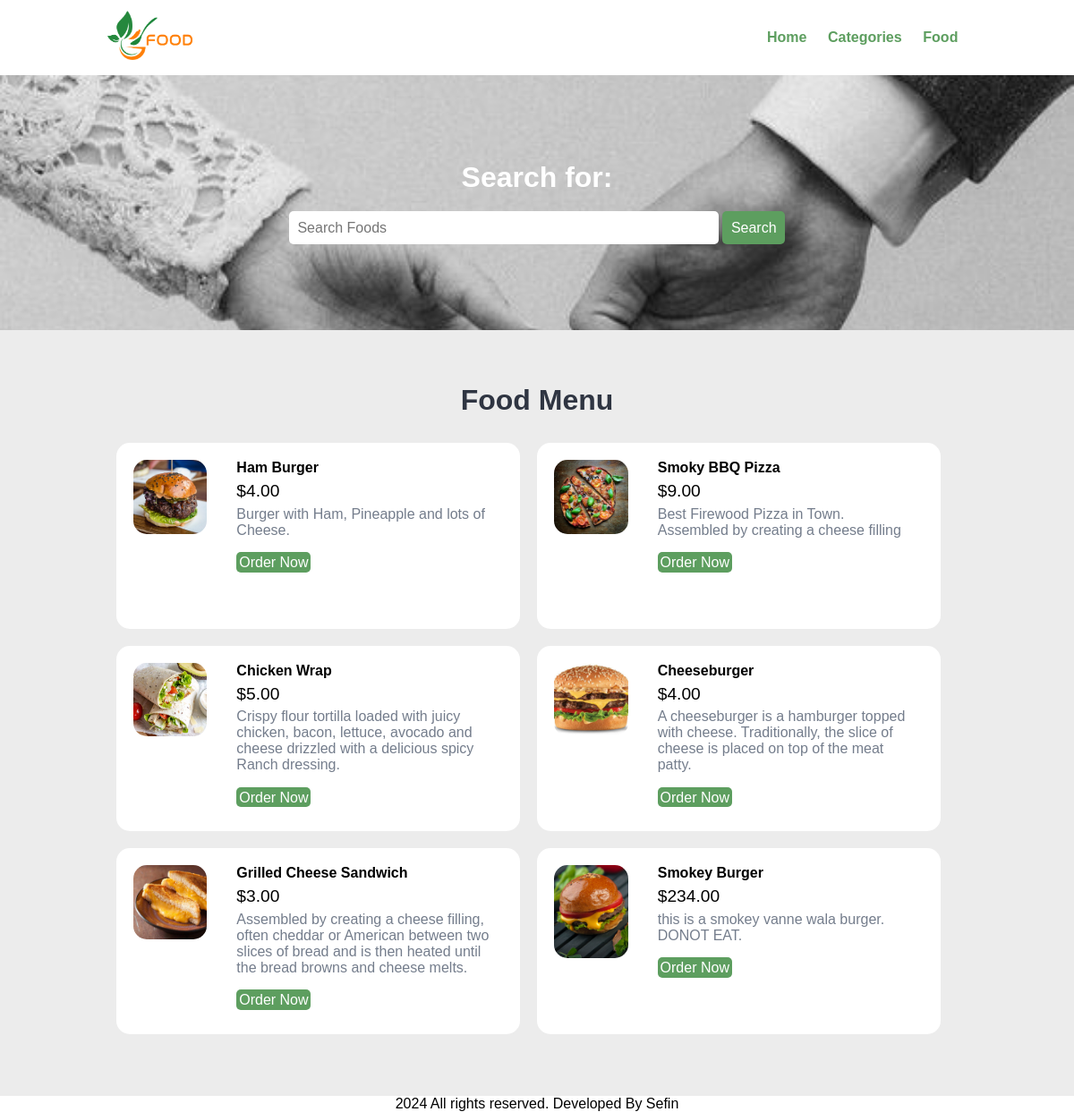
The page /food-search.php on the database its author committed.
### tables this page shows
CREATE TABLE `tbl_food` (
  `id` int(10) UNSIGNED NOT NULL,
  `title` varchar(100) NOT NULL,
  `description` text NOT NULL,
  `price` decimal(10,2) NOT NULL,
  `image_name` varchar(255) NOT NULL,
  `category_id` int(10) UNSIGNED NOT NULL,
  `featured` varchar(10) NOT NULL,
  `active` varchar(10) NOT NULL
);

### food-search.php (the view, shortened to what this page needs)
<?php include('partials-front/menu.php'); ?>
<section class="food-search text-center">
    <div class="container">
        <?php
            $search = $_POST['search'];
        ?>
        <h2><a href="#" class="text-white">Search for:</a></h2>
         <form action="<?php echo SITEURL; ?>food-search.php" method="POST">
            <input type="search" name="search" placeholder="Search Foods" required value="<?php echo $search; ?>">
            <input type="submit" name="submit" value="Search" class="btn btn-primary">
        </form>
    </div>
</section>
<section class="food-menu">
    <div class="container">
        <h2 class="text-center">Food Menu</h2>
        <?php
            $sql = "SELECT * FROM tbl_food WHERE title LIKE '%$search%' OR description LIKE '%$search%'";
            $res = mysqli_query($conn, $sql);
            $count = mysqli_num_rows($res);
            if($count>0)
            {
                while($row=mysqli_fetch_assoc($res))
                {
                    $id = $row['id'];
                    $title = $row['title'];
                    $price = $row['price'];
                    $description = $row['description'];
                    $image_name = $row['image_name'];
                    ?>
                    <div class="food-menu-box">
                        <div class="food-menu-img">
                            <?php
                                if($image_name=="")
                                {
                                    echo "<div class='error'>Image not Available.</div>";
                                }
                                else
                                {
                                    ?>
                                    <img src="<?php echo SITEURL; ?>images/food/<?php echo $image_name; ?>" alt="Chicke Hawain Pizza" class="img-responsive img-curve">
                                    <?php
                                }
                            ?>
                        </div>
                        <div class="food-menu-desc">
                            <h4><?php echo $title; ?></h4>
                            <p class="food-price">$<?php echo $price; ?></p>
                            <p class="food-detail">
                                <?php echo $description; ?>
                            </p>
                            <br>
                            <a href="<?php echo SITEURL; ?>order.php?food_id=<?php echo $id; ?>" class="btn btn-primary">Order Now</a>
                        </div>
                    </div>
                    <?php
                }
            }
            else
            {
                echo "<div class='error'>Food not found.</div>";
            }
        ?>
    </div>
</section>
<?php include('partials-front/footer.php'); ?>

### css/style.css (style rules this page uses)
* { margin: 0 0; padding: 0 0; font-family: Arial, Helvetica, sans-serif; }
.container { width: 80%; margin: 0 auto; padding: 1%; overflow: hidden; }
.img-responsive { width: 100%; }
.img-curve { border-radius: 15px; }
.text-center { text-align: center; }
.text-white { color: white; }
a { color: #5d9e5f; text-decoration: none; }
.btn { padding: 1%; border: none; font-size: 1rem; border-radius: 5px; }
.btn-primary { background-color: #5d9e5f; color: white; cursor: pointer; }
h2 { color: #2f3542; font-size: 2rem; margin-bottom: 2%; }
.food-search { background-image: url(../images/wed.jpg); background-size: cover; background-repeat: no-repeat; background-position: center; padding: 7% 0; }
.food-search input[type="search"] { width: 50%; padding: 1%; font-size: 1rem; border: none; border-radius: 5px; }
.food-menu { background-color: #ececec; padding: 4% 0; }
.food-menu-box { width: 43%; margin: 1%; padding: 2%; float: left; background-color: white; border-radius: 15px; height: 169px; }
.food-menu-img { width: 20%; float: left; }
.food-menu-desc { width: 70%; float: left; margin-left: 8%; }
.food-price { font-size: 1.2rem; margin: 2% 0; }
.food-detail { font-size: 1rem; color: #747d8c; }

### rows shown on the page
tbl_food: image_name (picture), title "Ham Burger", price "4.00", description "Burger with Ham, Pineapple and lots of Cheese."
tbl_food: image_name (picture), title "Smoky BBQ Pizza", price "9.00", description "Best Firewood Pizza in Town. Assembled by creating a cheese filling"
tbl_food: image_name (picture), title "Chicken Wrap", price "5.00", description "Crispy flour tortilla loaded with juicy chicken, bacon, lettuce, avocado and cheese drizzled with a delicious spicy Ranch dressing."
tbl_food: image_name (picture), title "Cheeseburger", price "4.00", description "A cheeseburger is a hamburger topped with cheese. Traditionally, the slice of cheese is placed on top of the meat patty."
tbl_food: image_name (picture), title "Grilled Cheese Sandwich", price "3.00", description "Assembled by creating a cheese filling, often cheddar or American between two slices of bread and is then heated until the bread browns and cheese melts."
tbl_food: image_name (picture), title "Smokey Burger", price "234.00", description "this is a smokey vanne wala burger. DONOT EAT."
